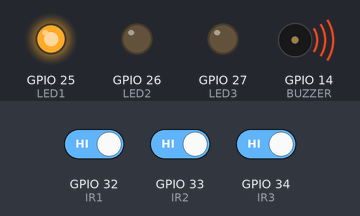
The sketch below on a simulated ESP32. On the bench: output pins drawn as LEDs (lit = HIGH), buzzer (waves = sounding, pin HIGH). Inputs (shaded band) come from the test bench; at power-on: GPIO 32 (IR1) HIGH, GPIO 33 (IR2) HIGH, GPIO 34 (IR3) HIGH. WiFi joins after 1.5 s; servers stay silent unless stated; what the sketch prints to the serial monitor is not drawn.

Above: at 4.6 s.
At 10.9 s:
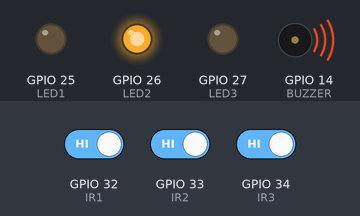
At 17.2 s:
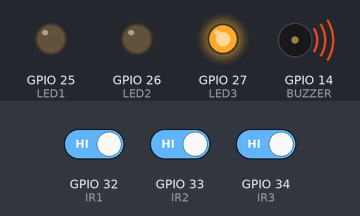
At 20.5 s:
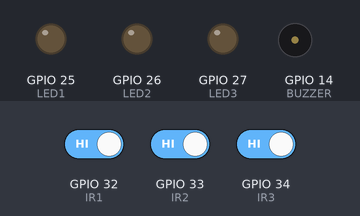
Timing chart, 0 to 22.0 s (numbered marks = the images above):
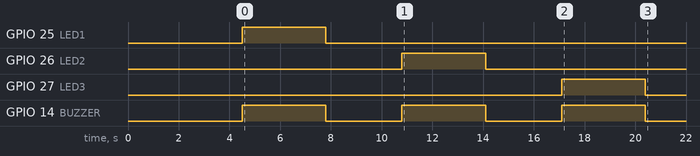

The sketch:

pill.ino
```cpp
#include <WiFi.h>
#include <WiFiClientSecure.h>
#include <UniversalTelegramBot.h>

const char* ssid = "Air_an_4069";
const char* password = "air82733";

#define BOTtoken "86277301:AAFnmPci4EBTWxW0vPHjSYu_kJMHc_o"
#define CHAT_ID "6591814904"

WiFiClientSecure client;
UniversalTelegramBot bot(BOTtoken, client);

// Pins
#define IR1 32
#define IR2 33
#define IR3 34

#define LED1 25
#define LED2 26
#define LED3 27

#define BUZZER 14

void setup() {

Serial.begin(115200);

pinMode(IR1, INPUT);
pinMode(IR2, INPUT);
pinMode(IR3, INPUT);

pinMode(LED1, OUTPUT);
pinMode(LED2, OUTPUT);
pinMode(LED3, OUTPUT);

pinMode(BUZZER, OUTPUT);

WiFi.begin(ssid, password);

while (WiFi.status() != WL_CONNECTED) {
delay(500);
Serial.print(".");
}

Serial.println("WiFi Connected");

client.setInsecure();

delay(3000);   // wait 40 sec

morningBox();

delay(3000);   // next 40 sec

afternoonBox();

delay(3000);   // next 40 sec

nightBox();

}

void loop() {}


// MORNING FUNCTION
void morningBox() {

digitalWrite(LED1, HIGH);
digitalWrite(BUZZER, HIGH);

unsigned long startTime = millis();

while (millis() - startTime < 3000) {

if (digitalRead(IR1) == LOW) {

digitalWrite(LED1, LOW);
digitalWrite(BUZZER, LOW);
return;

}

}

bot.sendMessage(CHAT_ID, "Morning medicine not taken!", "");

digitalWrite(LED1, LOW);
digitalWrite(BUZZER, LOW);

}


// AFTERNOON FUNCTION
void afternoonBox() {

digitalWrite(LED2, HIGH);
digitalWrite(BUZZER, HIGH);

unsigned long startTime = millis();

while (millis() - startTime < 3000) {

if (digitalRead(IR2) == LOW) {

digitalWrite(LED2, LOW);
digitalWrite(BUZZER, LOW);
return;

}

}

bot.sendMessage(CHAT_ID, "Afternoon medicine not taken!", "");

digitalWrite(LED2, LOW);
digitalWrite(BUZZER, LOW);

}


// NIGHT FUNCTION
void nightBox() {

digitalWrite(LED3, HIGH);
digitalWrite(BUZZER, HIGH);

unsigned long startTime = millis();

while (millis() - startTime < 3000) {

if (digitalRead(IR3) == LOW) {

digitalWrite(LED3, LOW);
digitalWrite(BUZZER, LOW);
return;

}

}

bot.sendMessage(CHAT_ID, "Night medicine not taken!", "");

digitalWrite(LED3, LOW);
digitalWrite(BUZZER, LOW);

}
```
